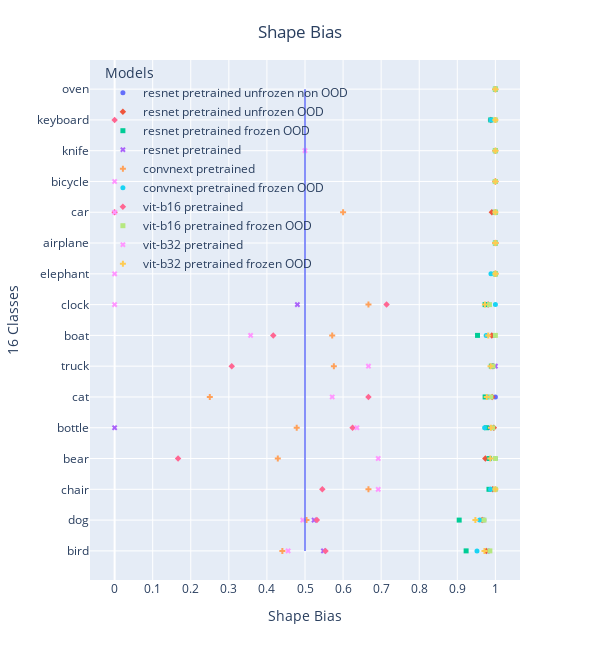

Write notebook code for a chart like this one.
### Code cell
fig = px.scatter(df_test, y="classes", x="shape_bias", 
                color="Models", symbol="Models")
fig.update_traces(marker_size=5)


fig.add_trace(go.Scatter(x=[0.5, 0.5],y=['bird','oven'],
            mode="lines", name='resnet pretrained frozen OOD avg',
            marker_color = 'rgba(99, 110, 250,0.5)',
            showlegend=False))
            

fig.add_trace(go.Scatter(x=[0.5, 0.5],y=['bird','oven'],
            mode="lines", name='resnet pretrained frozen OOD avg',
            marker_color = 'rgba(99, 110, 250,0.5)',
            showlegend=False))


fig.update_layout(
    title={
        'text': "Shape Bias",
        'y':0.96,
        'x':0.5,
        'xanchor': 'center',
        'yanchor': 'top'},
    legend={
        'x':0.03,
        'y':1,
        'bgcolor':'rgba(0,0,0,0)'

    },
    yaxis_title="16 Classes",
    height = 660,
    width = 600,
    #grid_domain_x=[0,1]
    xaxis = dict(
        tickmode = 'linear',
        tick0 = 0,
        dtick = 0.1,
        title = "Shape Bias"
        #tickformat = '%'
    ),
    xaxis2 = dict(
        position = 0.5, 
        title='Fahrenheit',
        anchor='free', 
        overlaying='x', 
        side='top', 
        tickmode='array', 
        tickvals=np.linspace(1,0,11), 
        range=[32,212], 
        spikemode='across', 
        spikesnap='cursor' 
        ) 
    )

fig.show()

### Figure 1 — Plotly figure (JSON) as saved in the notebook; plotly's stock layout.template omitted (floating-point values rounded to 4 significant figures)
{"data": [{"hovertemplate": "Models=resnet pretrained unfrozen non OOD<br>shape_bias=%{x}<br>classes=%{y}<extra></extra>", "legendgroup": "resnet pretrained unfrozen non OOD", "marker": {"color": "#636efa", "size": 5, "symbol": "circle"}, "mode": "markers", "name": "resnet pretrained unfrozen non OOD", "orientation": "h", "showlegend": true, "type": "scatter", "x": [0.9822, 0.9698, 1, 1, 0.9884, 1, 0.9939, 0.9955, 0.9741, 1, 1, 1, 1, 1, 1, 1], "xaxis": "x", "y": ["bird", "dog", "chair", "bear", "bottle", "cat", "truck", "boat", "clock", "elephant", "airplane", "car", "bicycle", "knife", "keyboard", "oven"], "yaxis": "y"}, {"hovertemplate": "Models=resnet pretrained unfrozen OOD<br>shape_bias=%{x}<br>classes=%{y}<extra></extra>", "legendgroup": "resnet pretrained unfrozen OOD", "marker": {"color": "#EF553B", "size": 5, "symbol": "diamond"}, "mode": "markers", "name": "resnet pretrained unfrozen OOD", "orientation": "h", "showlegend": true, "type": "scatter", "x": [0.976, 0.9654, 0.9933, 0.9737, 0.9959, 0.9916, 0.9936, 0.9907, 0.9809, 1, 1, 0.9907, 1, 1, 0.9881, 1], "xaxis": "x", "y": ["bird", "dog", "chair", "bear", "bottle", "cat", "truck", "boat", "clock", "elephant", "airplane", "car", "bicycle", "knife", "keyboard", "oven"], "yaxis": "y"}, {"hovertemplate": "Models=resnet pretrained frozen OOD<br>shape_bias=%{x}<br>classes=%{y}<extra></extra>", "legendgroup": "resnet pretrained frozen OOD", "marker": {"color": "#00cc96", "size": 5, "symbol": "square"}, "mode": "markers", "name": "resnet pretrained frozen OOD", "orientation": "h", "showlegend": true, "type": "scatter", "x": [0.9232, 0.905, 0.9832, 0.984, 0.9768, 0.9731, 0.9893, 0.9531, 0.973, 1, 1, 1, 1, 1, 0.9878, 1], "xaxis": "x", "y": ["bird", "dog", "chair", "bear", "bottle", "cat", "truck", "boat", "clock", "elephant", "airplane", "car", "bicycle", "knife", "keyboard", "oven"], "yaxis": "y"}, {"hovertemplate": "Models=resnet pretrained<br>shape_bias=%{x}<br>classes=%{y}<extra></extra>", "legendgroup": "resnet pretrained", "marker": {"color": "#ab63fa", "size": 5, "symbol": "x"}, "mode": "markers", "name": "resnet pretrained", "orientation": "h", "showlegend": true, "type": "scatter", "x": [0.5485, 0.5239, null, null, 0, null, 1, null, 0.48, null, null, null, null, null, null, null], "xaxis": "x", "y": ["bird", "dog", "chair", "bear", "bottle", "cat", "truck", "boat", "clock", "elephant", "airplane", "car", "bicycle", "knife", "keyboard", "oven"], "yaxis": "y"}, {"hovertemplate": "Models=convnext pretrained<br>shape_bias=%{x}<br>classes=%{y}<extra></extra>", "legendgroup": "convnext pretrained", "marker": {"color": "#FFA15A", "size": 5, "symbol": "cross"}, "mode": "markers", "name": "convnext pretrained", "orientation": "h", "showlegend": true, "type": "scatter", "x": [0.4405, 0.504, 0.6667, 0.4286, 0.4783, 0.25, 0.5758, 0.5714, 0.6667, 1, 1, 0.6, null, null, null, null], "xaxis": "x", "y": ["bird", "dog", "chair", "bear", "bottle", "cat", "truck", "boat", "clock", "elephant", "airplane", "car", "bicycle", "knife", "keyboard", "oven"], "yaxis": "y"}, {"hovertemplate": "Models=convnext pretrained frozen OOD<br>shape_bias=%{x}<br>classes=%{y}<extra></extra>", "legendgroup": "convnext pretrained frozen OOD", "marker": {"color": "#19d3f3", "size": 5, "symbol": "circle"}, "mode": "markers", "name": "convnext pretrained frozen OOD", "orientation": "h", "showlegend": true, "type": "scatter", "x": [0.9517, 0.9588, 0.9874, 1, 0.9717, 0.981, 0.9902, 0.9758, 1, 0.9884, 1, 1, 1, 1, 0.9886, 1], "xaxis": "x", "y": ["bird", "dog", "chair", "bear", "bottle", "cat", "truck", "boat", "clock", "elephant", "airplane", "car", "bicycle", "knife", "keyboard", "oven"], "yaxis": "y"}, {"hovertemplate": "Models=vit-b16 pretrained<br>shape_bias=%{x}<br>classes=%{y}<extra></extra>", "legendgroup": "vit-b16 pretrained", "marker": {"color": "#FF6692", "size": 5, "symbol": "diamond"}, "mode": "markers", "name": "vit-b16 pretrained", "orientation": "h", "showlegend": true, "type": "scatter", "x": [0.5538, 0.5312, 0.5454, 0.1667, 0.625, 0.6667, 0.3077, 0.4167, 0.7143, null, 1, 0, 1, null, 0, null], "xaxis": "x", "y": ["bird", "dog", "chair", "bear", "bottle", "cat", "truck", "boat", "clock", "elephant", "airplane", "car", "bicycle", "knife", "keyboard", "oven"], "yaxis": "y"}, {"hovertemplate": "Models=vit-b16 pretrained frozen OOD<br>shape_bias=%{x}<br>classes=%{y}<extra></extra>", "legendgroup": "vit-b16 pretrained frozen OOD", "marker": {"color": "#B6E880", "size": 5, "symbol": "square"}, "mode": "markers", "name": "vit-b16 pretrained frozen OOD", "orientation": "h", "showlegend": true, "type": "scatter", "x": [0.9856, 0.9702, 1, 1, 0.993, 0.9883, 0.9938, 1, 0.9845, 1, 1, 1, 1, 1, 1, 1], "xaxis": "x", "y": ["bird", "dog", "chair", "bear", "bottle", "cat", "truck", "boat", "clock", "elephant", "airplane", "car", "bicycle", "knife", "keyboard", "oven"], "yaxis": "y"}, {"hovertemplate": "Models=vit-b32 pretrained<br>shape_bias=%{x}<br>classes=%{y}<extra></extra>", "legendgroup": "vit-b32 pretrained", "marker": {"color": "#FF97FF", "size": 5, "symbol": "x"}, "mode": "markers", "name": "vit-b32 pretrained", "orientation": "h", "showlegend": true, "type": "scatter", "x": [0.4557, 0.4943, 0.6923, 0.6923, 0.6364, 0.5714, 0.6667, 0.3571, 0, 0, null, 0, 0, 0.5, null, null], "xaxis": "x", "y": ["bird", "dog", "chair", "bear", "bottle", "cat", "truck", "boat", "clock", "elephant", "airplane", "car", "bicycle", "knife", "keyboard", "oven"], "yaxis": "y"}, {"hovertemplate": "Models=vit-b32 pretrained frozen OOD<br>shape_bias=%{x}<br>classes=%{y}<extra></extra>", "legendgroup": "vit-b32 pretrained frozen OOD", "marker": {"color": "#FECB52", "size": 5, "symbol": "cross"}, "mode": "markers", "name": "vit-b32 pretrained frozen OOD", "orientation": "h", "showlegend": true, "type": "scatter", "x": [0.9713, 0.9475, 1, 0.9868, 0.9882, 0.9773, 0.9872, 0.9813, 0.9725, 1, 1, 1, 1, 1, 1, 1], "xaxis": "x", "y": ["bird", "dog", "chair", "bear", "bottle", "cat", "truck", "boat", "clock", "elephant", "airplane", "car", "bicycle", "knife", "keyboard", "oven"], "yaxis": "y"}, {"marker": {"color": "rgba(99, 110, 250,0.5)"}, "mode": "lines", "name": "resnet pretrained frozen OOD avg", "showlegend": false, "type": "scatter", "x": [0.5, 0.5], "y": ["bird", "oven"]}, {"marker": {"color": "rgba(99, 110, 250,0.5)"}, "mode": "lines", "name": "resnet pretrained frozen OOD avg", "showlegend": false, "type": "scatter", "x": [0.5, 0.5], "y": ["bird", "oven"]}], "layout": {"height": 660, "legend": {"bgcolor": "rgba(0,0,0,0)", "title": {"text": "Models"}, "tracegroupgap": 0, "x": 0.03, "y": 1}, "margin": {"t": 60}, "title": {"text": "Shape Bias", "x": 0.5, "xanchor": "center", "y": 0.96, "yanchor": "top"}, "width": 600, "xaxis": {"anchor": "y", "domain": [0, 1], "dtick": 0.1, "tick0": 0, "tickmode": "linear", "title": {"text": "Shape Bias"}}, "xaxis2": {"anchor": "free", "overlaying": "x", "position": 0.5, "range": [32, 212], "side": "top", "spikemode": "across", "spikesnap": "cursor", "tickmode": "array", "tickvals": [1, 0.9, 0.8, 0.7, 0.6, 0.5, 0.4, 0.3, 0.2, 0.1, 0], "title": {"text": "Fahrenheit"}}, "yaxis": {"anchor": "x", "domain": [0, 1], "title": {"text": "16 Classes"}}}}
